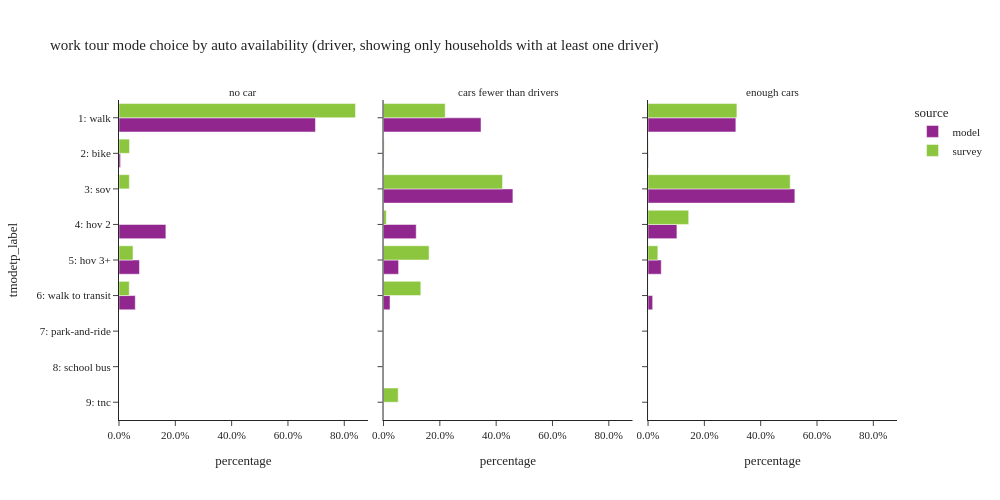

Write notebook code for a chart like this one.
### Code cell
plot_mode_choice(wk_base_subtour.filter(pl.col('auto_available_driver') != "no driver"), "auto_available_driver",
                 {"auto_available_driver": ["no car", "cars fewer than drivers", "enough cars"],
                  "tmodetp_label": order_mode},
                 "auto availability (driver, showing only households with at least one driver)", 3, 500, 1000)

### Figure 1 — Plotly figure (JSON) as saved in the notebook; plotly's stock layout.template omitted (floating-point values rounded to 4 significant figures)
{"data": [{"alignmentgroup": "True", "customdata": [[3838], [30], [916], [400], [318]], "hovertemplate": "source=model<br>auto_available_driver=no car<br>percentage=%{x}<br>tmodetp_label=%{y}<br>sample count=%{customdata[0]}<extra></extra>", "legendgroup": "model", "marker": {"color": "#91268F", "pattern": {"shape": ""}}, "name": "model", "offsetgroup": "model", "orientation": "h", "showlegend": true, "textposition": "auto", "type": "bar", "x": [0.6976, 0.005453, 0.1665, 0.0727, 0.0578], "xaxis": "x", "y": ["1: walk", "2: bike", "4: hov 2", "5: hov 3+", "6: walk to transit"], "yaxis": "y"}, {"alignmentgroup": "True", "customdata": [[17], [1], [1], [1], [1]], "hovertemplate": "source=survey<br>auto_available_driver=no car<br>percentage=%{x}<br>tmodetp_label=%{y}<br>sample count=%{customdata[0]}<extra></extra>", "legendgroup": "survey", "marker": {"color": "#8CC63E", "pattern": {"shape": ""}}, "name": "survey", "offsetgroup": "survey", "orientation": "h", "showlegend": true, "textposition": "auto", "type": "bar", "x": [0.8399, 0.03732, 0.03673, 0.04968, 0.03639], "xaxis": "x", "y": ["1: walk", "2: bike", "3: sov", "5: hov 3+", "6: walk to transit"], "yaxis": "y"}, {"alignmentgroup": "True", "customdata": [[3], [16929], [72], [22464], [5675], [2616], [1131], [1]], "hovertemplate": "source=model<br>auto_available_driver=cars fewer than drivers<br>percentage=%{x}<br>tmodetp_label=%{y}<br>sample count=%{customdata[0]}<extra></extra>", "legendgroup": "model", "marker": {"color": "#91268F", "pattern": {"shape": ""}}, "name": "model", "offsetgroup": "model", "orientation": "h", "showlegend": false, "textposition": "auto", "type": "bar", "x": [6.136e-05, 0.3463, 0.001473, 0.4595, 0.1161, 0.05351, 0.02313, 2.045e-05], "xaxis": "x2", "y": [null, "1: walk", "2: bike", "3: sov", "4: hov 2", "5: hov 3+", "6: walk to transit", "9: tnc"], "yaxis": "y2"}, {"alignmentgroup": "True", "customdata": [[20], [2], [12], [3], [3], [1], [1]], "hovertemplate": "source=survey<br>auto_available_driver=cars fewer than drivers<br>percentage=%{x}<br>tmodetp_label=%{y}<br>sample count=%{customdata[0]}<extra></extra>", "legendgroup": "survey", "marker": {"color": "#8CC63E", "pattern": {"shape": ""}}, "name": "survey", "offsetgroup": "survey", "orientation": "h", "showlegend": false, "textposition": "auto", "type": "bar", "x": [0.2189, 0.00219, 0.4226, 0.009801, 0.1618, 0.1325, 0.05218], "xaxis": "x2", "y": ["1: walk", "2: bike", "3: sov", "4: hov 2", "5: hov 3+", "6: walk to transit", "9: tnc"], "yaxis": "y2"}, {"alignmentgroup": "True", "customdata": [[6], [31070], [86], [51951], [10215], [4676], [1638], [1]], "hovertemplate": "source=model<br>auto_available_driver=enough cars<br>percentage=%{x}<br>tmodetp_label=%{y}<br>sample count=%{customdata[0]}<extra></extra>", "legendgroup": "model", "marker": {"color": "#91268F", "pattern": {"shape": ""}}, "name": "model", "offsetgroup": "model", "orientation": "h", "showlegend": false, "textposition": "auto", "type": "bar", "x": [6.021e-05, 0.3118, 0.0008631, 0.5214, 0.1025, 0.04693, 0.01644, 1.004e-05], "xaxis": "x3", "y": [null, "1: walk", "2: bike", "3: sov", "4: hov 2", "5: hov 3+", "6: walk to transit", "9: tnc"], "yaxis": "y3"}, {"alignmentgroup": "True", "customdata": [[44], [1], [56], [5], [9]], "hovertemplate": "source=survey<br>auto_available_driver=enough cars<br>percentage=%{x}<br>tmodetp_label=%{y}<br>sample count=%{customdata[0]}<extra></extra>", "legendgroup": "survey", "marker": {"color": "#8CC63E", "pattern": {"shape": ""}}, "name": "survey", "offsetgroup": "survey", "orientation": "h", "showlegend": false, "textposition": "auto", "type": "bar", "x": [0.3156, 0.0005384, 0.5048, 0.1443, 0.03479], "xaxis": "x3", "y": ["1: walk", "2: bike", "3: sov", "4: hov 2", "5: hov 3+"], "yaxis": "y3"}], "layout": {"annotations": [{"font": {}, "showarrow": false, "text": "no car", "x": 0.16, "xanchor": "center", "xref": "paper", "y": 1.0, "yanchor": "bottom", "yref": "paper"}, {"font": {}, "showarrow": false, "text": "cars fewer than drivers", "x": 0.5, "xanchor": "center", "xref": "paper", "y": 1.0, "yanchor": "bottom", "yref": "paper"}, {"font": {}, "showarrow": false, "text": "enough cars", "x": 0.84, "xanchor": "center", "xref": "paper", "y": 1.0, "yanchor": "bottom", "yref": "paper"}], "barmode": "group", "height": 500, "legend": {"title": {"text": "source"}, "tracegroupgap": 0}, "title": {"text": "work tour mode choice by auto availability (driver, showing only households with at least one driver)"}, "width": 1000, "xaxis": {"anchor": "y", "domain": [0.0, 0.32], "tickformat": ".1%", "title": {"text": "percentage"}}, "xaxis2": {"anchor": "y2", "domain": [0.34, 0.66], "matches": "x", "tickformat": ".1%", "title": {"text": "percentage"}}, "xaxis3": {"anchor": "y3", "domain": [0.68, 1.0], "matches": "x", "tickformat": ".1%", "title": {"text": "percentage"}}, "yaxis": {"anchor": "x", "categoryarray": ["9: tnc", "8: school bus", "7: park-and-ride", "6: walk to transit", "5: hov 3+", "4: hov 2", "3: sov", "2: bike", "1: walk"], "categoryorder": "array", "domain": [0.0, 1.0], "title": {"text": "tmodetp_label"}}, "yaxis2": {"anchor": "x2", "domain": [0.0, 1.0], "matches": "y", "showticklabels": false}, "yaxis3": {"anchor": "x3", "domain": [0.0, 1.0], "matches": "y", "showticklabels": false}}}
